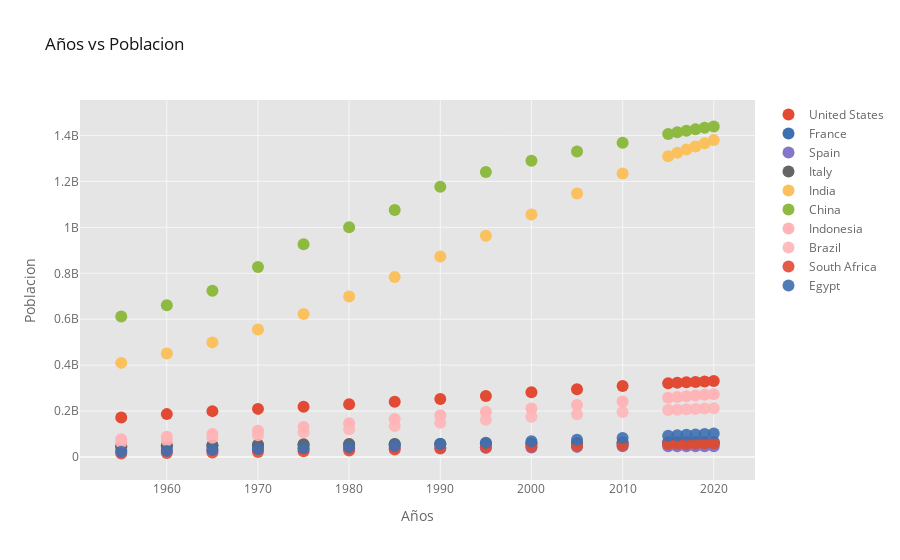

Here is the notebook cell this chart was saved with:
### Markdown cell above
### Scatter Plot (grafico de dispersion)

### Code cell
df_population.iplot(kind='scatter', mode='markers', xTitle='Años', yTitle='Poblacion', title='Años vs Poblacion')
